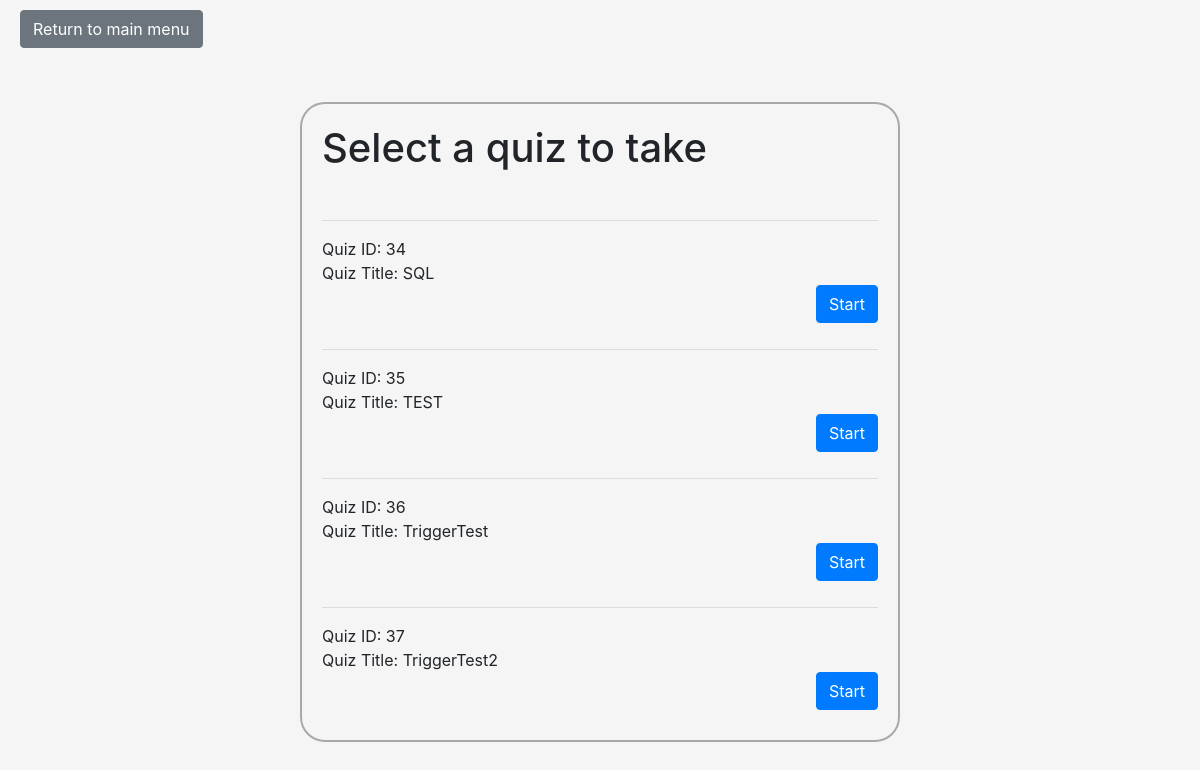
The page /takeQuiz.php (signed in) on the database its author committed.
### tables this page shows
CREATE TABLE IF NOT EXISTS `Quiz` (
	`ID` int NOT NULL,
	`Name` varchar(255),
	`AuthorID` int NOT NULL,
	`Available` BOOLEAN NOT NULL,
	PRIMARY KEY (`ID`),
	FOREIGN KEY (`AuthorID`) REFERENCES `User`(`ID`) ON DELETE CASCADE
) DEFAULT CHARSET = utf8;

### takeQuiz.php (the view, shortened to what this page needs)
<?php
	include("connection.php");
?>
<!DOCTYPE html>
<head>
	<link rel = "stylesheet" href="https://maxcdn.bootstrapcdn.com/bootstrap/4.4.1/css/bootstrap.min.css">
</head>
<body>
	<a id="back" class="btn btn-secondary" href="index.php" > Return to main menu </a><br><br>
	<div id="box">
		<h1>Select a quiz to take</h1>
		<?php
		$query = "select * from Quiz";
		$result = mysqli_query($conn, $query);
		while ($row = mysqli_fetch_assoc($result)) {
			if ($row['Available'] == 1) {
				?>
				<br>
				<hr />
				<?php
				echo "Quiz ID: " . $row['ID'];
				echo "<br>";
				echo "Quiz Title: " . $row['Name'];
				echo "<br>";
				?>
				<form method="POST" action="useQuiz.php">
					<a id="link" class="btn btn-primary" href="startQuiz.php?quizID=<?=$row['ID']?>" > Start </a>
					<br>
				</form>
				<?php
			}
		}
		?>
	<br>
	</div>
</body>

### takeQuiz.php (style rules this page uses)
#box { margin: auto; width: 600px; margin-top: 30px; padding: 20px; border-radius: 25px; border: 2px solid darkgrey; }
#back { margin-top: 10px; margin-left: 20px; }
body { background-color: #F5F5F5; }
#link { float: right; }

### rows shown on the page
quiz: ID "34", Name "SQL"
quiz: ID "35", Name "TEST"
quiz: ID "36", Name "TriggerTest"
quiz: ID "37", Name "TriggerTest2"
